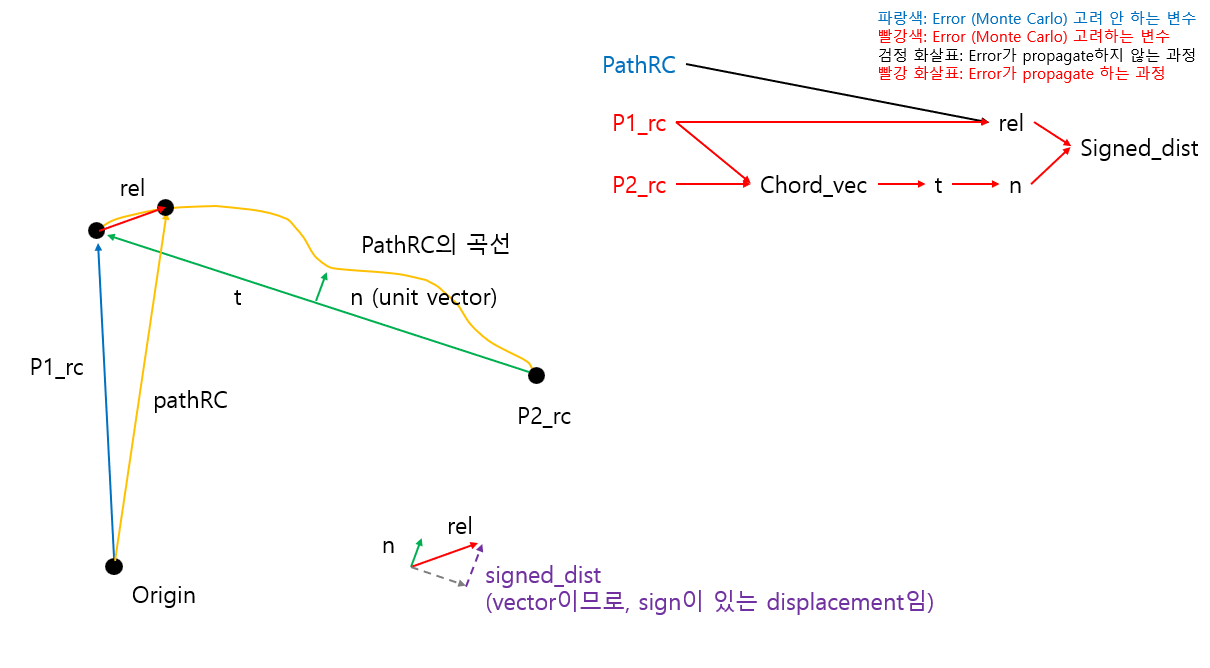
%> input picture About code/estimateErrorMC_onPath 설명 1.png, 1210 x 668 px
$ octave --eval "line_bending_interactive('../About code/estimateErrorMC_onPath 설명 1.png');"   (GNU Octave 9; MATLAB toolbox functions it lacks are replaced by stand-ins)
%> lines starting %> are read from the running program, lines starting %| are printed output that depends on the picture
### skeleton 기반 코드/makeSkeletonRobust.m
function skel = makeSkeletonRobust(Igray, opts)
% [17 lines of commented-out code are left out]
if ~isfield(opts,'invert'),       opts.invert = true; end
if ~isfield(opts,'claheClip'),    opts.claheClip = 0.01; end
if ~isfield(opts,'gaussSigma'),   opts.gaussSigma = 1.0; end
if ~isfield(opts,'method'),       opts.method = 'adaptive'; end
if ~isfield(opts,'adaptWin'),     opts.adaptWin = 51; end
if ~isfield(opts,'adaptSens'),    opts.adaptSens = 0.45; end
if ~isfield(opts,'cannyThresh'),  opts.cannyThresh = [0.06 0.18]; end
if ~isfield(opts,'gaborWavelengths'), opts.gaborWavelengths = [3 4 5]; end
if ~isfield(opts,'gaborTheta'),   opts.gaborTheta = 0:15:165; end
if ~isfield(opts,'morphOpen'),    opts.morphOpen = 2; end
if ~isfield(opts,'morphClose'),   opts.morphClose = 1; end
if ~isfield(opts,'minObject'),    opts.minObject = 80; end
if ~isfield(opts,'spurPrune'),    opts.spurPrune = 8; end

I = im2double(Igray);

% 1) 대비 보정 + 블러
I = adapthisteq(I,'NumTiles',[8 8],'ClipLimit',opts.claheClip);
if opts.gaussSigma>0, I = imgaussfilt(I, opts.gaussSigma); end
if opts.invert, I = 1 - I; end % 어두운 선을 밝게

% 2) 선강조/이진화
switch lower(opts.method)
    case 'adaptive'
        T  = adaptthresh(I, opts.adaptSens, 'NeighborhoodSize', opts.adaptWin);
        BW = imbinarize(I, T);
    case 'canny'
        E  = edge(I,'canny',opts.cannyThresh);
        % 경계선은 1px, 내부를 메우기 위해 작은 닫힘
        BW = imfill(E,'holes');
    case 'gabor'
        g = gabor(opts.gaborWavelengths, opts.gaborTheta);
        R = imgaborfilt(I, g);          % filter responses
        Rmax = max(R,[],3);             % 방향/파장 중 최댓값
        Rn = mat2gray(Rmax);
        T  = adaptthresh(Rn, 0.5, 'NeighborhoodSize', opts.adaptWin);
        BW = imbinarize(Rn, T);
    otherwise
        error('Unknown method: %s', opts.method);
end

% 3) 형태학적 정리
if opts.morphOpen>0
    BW = imopen(BW, strel('disk',opts.morphOpen));
end
if opts.morphClose>0
    BW = imclose(BW, strel('disk',opts.morphClose));
end
BW = bwareaopen(BW, opts.minObject);

% 4) Skeleton + 가지치기
skel = bwskel(BW);
if opts.spurPrune>0
    skel = bwmorph(skel,'spur',opts.spurPrune);
end
end

### skeleton 기반 코드/setDefault.m
function opts = setDefault(opts,field,val)
if ~isfield(opts,field), opts.(field)=val; end
end

### skeleton 기반 코드/line_bending_interactive.m
function line_bending_interactive(imgPath, mode, opts)
% line_bending_interactive  –  Click many nodes; quantify bending for each pair.
% USAGE:
%   line_bending_interactive('your_image.png');              % default: 'mutual'
%   line_bending_interactive('your_image.png','sequential'); % 1-2,2-3,3-4,...
%
% OUTPUTS (saved in results/):
%   overlay_###.png, profile_###.png, metrics.csv/mat

% -------- Default 값 넣는 코드-----------
if nargin < 2 || isempty(mode), mode = 'mutual'; end

if nargin < 3, opts = struct; end

opts = setDefault(opts,'gaussSigma',1.0);
opts = setDefault(opts,'nmPerPx', []);   % ← 한 픽셀당 나노미터 (예: 0.52)
opts = setDefault(opts,'minObject',64);
opts = setDefault(opts,'saveDir','results');
opts = setDefault(opts,'maxPairDist',100); % 필요시 거리 제한(px)
opts = setDefault(opts,'pairMode','quadrant');   % 'quadrant' | 'knn'
opts = setDefault(opts,'knnK',6);                % pairMode='knn'일 때 후보 K
opts = setDefault(opts,'maxPairDist',inf);       % 후보 거리 컷오프
opts = setDefault(opts,'maxArcChord',1.20);      % skeleton 경로의 arc/chord 허용 상한
opts = setDefault(opts,'maxDegree',4);           % 한 점에서 허용할 최대 연결 수
opts = setDefault(opts,'mc_N', 50);       % Monte-Carlo 반복 횟수 (기본 50)
opts = setDefault(opts,'mc_jitter', 1);   % px perturbation size (±1)
opts = setDefault(opts,'sortChordAxis', false); % F3에서 x축을 정렬할지 말지 (정렬 안 하는 게 낫다고 생각함)


% line_bending_interactive() 맨 위쪽
if nargin>=2 && ischar(mode) && ~isempty(mode)
    if strcmpi(mode,'mutual'), opts.pairMode = 'quadrant'; end
    if strcmpi(mode,'sequential'), ; % 그대로 sequential 분기 사용
    end
end


Irgb = imread(imgPath);
%> Irgb is the input picture: size 668x1210x3 uint8; mean R, G, B 251.6, 250.5, 250.6
if size(Irgb,3)==1, Irgb = repmat(Irgb,[1 1 3]); end
Igray = rgb2gray(Irgb);
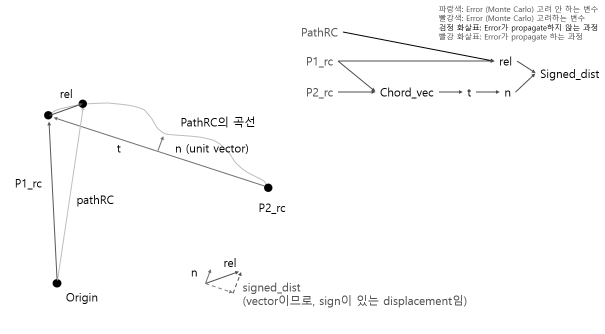
%> Igray: size 668x1210 uint8 (shown at 1/2 size); min 0, max 255, mean 250.8

% --- 0) Skeleton 준비 ---
% skel = makeSkeleton(Igray, opts.gaussSigma, opts.minObject);

% opts_skel = struct( ...
%   'method','gabor', ...
%   'gaussSigma', 1.5, ...       % 노이즈 더 누르고
%   'gaborWavelengths', [2 3 4],... % 가는 선 대응
%   'gaborTheta', 0:10:170, ...
%   'adaptWin', 71, ...
%   'adaptSens', 0.40, ...       % 보수적으로 ON (놓치지 않도록)
%   'morphOpen', 1, ...
%   'morphClose', 2, ...
%   'minObject', 60, ...
%   'spurPrune', 6);

% opts_skel = struct( ...
%   'method','gabor', ...
%   'gaussSigma', 1.0, ...
%   'gaborWavelengths', [3 4 5], ...
%   'gaborTheta', 0:15:165, ...
%   'adaptWin', 51, ...
%   'adaptSens', 0.48, ...       % (0.45→0.48) 조금 더 공격적으로 ON
%   'morphOpen', 2, ...          % 열기 강화(잡영 제거)
%   'morphClose', 1, ...
%   'minObject', 120, ...        % 작은 조각 과감히 제거
%   'spurPrune', 10);            % 짧은 가시 적극 제거

opts_skel = struct( ...
  'method','gabor', ...
  'gaussSigma', 1.2, ...       % (1.0→1.2) 약간 더 블러
  'gaborWavelengths', [4 6 8],... % 선 폭이 조금 굵다 가정
  'gaborTheta', 0:10:170, ...  % 방향 분해능↑ (15→10도 간격)
  'adaptWin', 61, ...          % 로컬 윈도우 조금 키움
  'adaptSens', 0.42, ...       % (0.45→0.42) 이진화 더 보수적
  'morphOpen', 1, ...          % 열기 약화(연결 유지)
  'morphClose', 2, ...         % 닫기 강화(틈 메우기)
  'minObject', 700, ...
  'spurPrune', 6);             % 너무 과하게 가지치지 않음


skel = makeSkeletonRobust(Igray, opts_skel);
%> in makeSkeletonRobust, `I = 1 - I`:
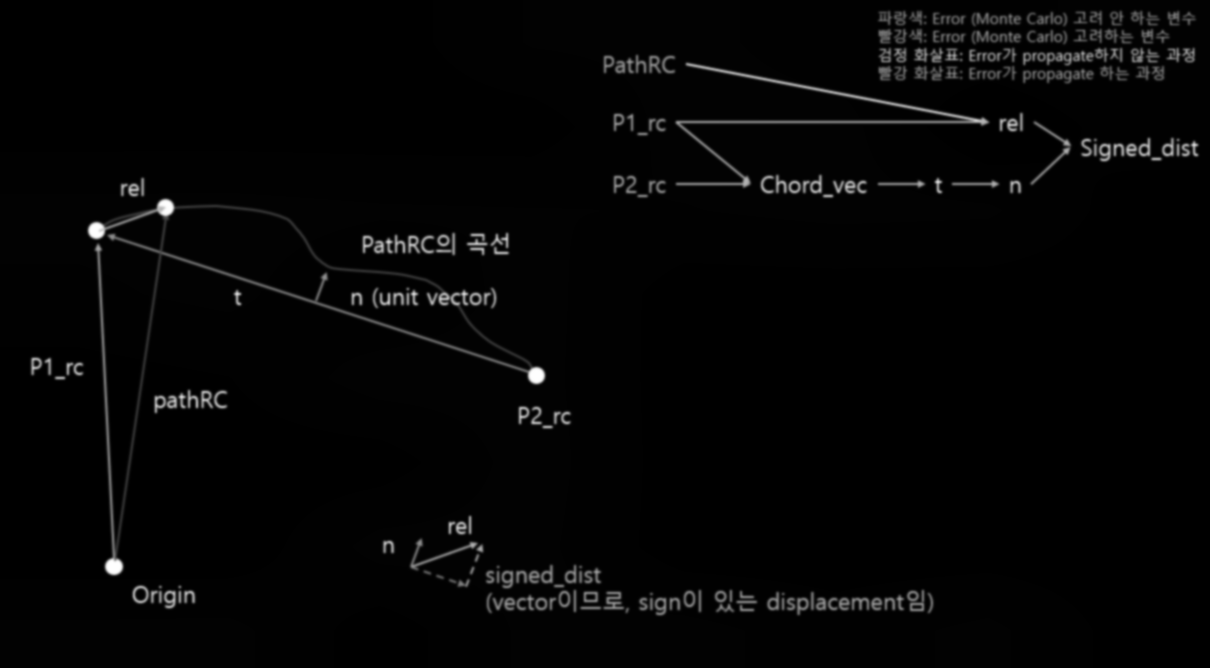
%> I: size 668x1210 double; min 0.000201, max 0.998, mean 0.0214
%> the run ends on the next line


% (요구사항 1) skeleton 결과 한 번 표시
figPrev = figure('Name','Skeleton preview');
tiledlayout(figPrev,1,2,"Padding","compact","TileSpacing","compact");
nexttile; imshow(Irgb, 'Border','tight'); title('Original');
nexttile; imshow(skel, []); title('Skeleton (press any key to continue)');
set(figPrev,'Color','w'); drawnow;
waitforbuttonpress; close(figPrev);


% [7 lines of commented-out code are left out]

[P, P_rc] = collectPointsInteractive(Irgb);   % P=[x y], P_rc=[r c]
if size(P,1) < 2, error('최소 2개 점이 필요합니다.'); end


% Skeleton 픽셀로 스냅
[rr,cc] = find(skel);
SkelRC = [rr cc];

KDT     = KDTreeSearcher(double(SkelRC));
idx     = knnsearch(KDT,double(P_rc));
P_rc_s  = SkelRC(idx,:);

% [9 lines of commented-out code are left out]

switch lower(opts.pairMode)
    case 'quadrant'
        % 각 점마다 4사분면(NE/NW/SE/SW)에서 가장 가까운 점을 후보로 선정
        pairs = quadrantPairs(P, opts.maxPairDist);
    case 'knn'
        % 각 점에서 K-NN 후보를 뽑아 검사
        pairs = knnPairs(P, opts.knnK, opts.maxPairDist);
    otherwise
        error('Unknown pairMode: %s', opts.pairMode);
end


if ~isinf(opts.maxPairDist) % 너무 멀리 떨어진 점들 제외
    d = vecnorm(P(pairs(:,1),:) - P(pairs(:,2),:), 2, 2);
    pairs = pairs(d <= opts.maxPairDist, :);
end

if isempty(pairs), error('형성된 쌍이 없습니다.'); end


% --- 3) Skeleton 그래프 및 경로 탐색 준비 ---
[G, lin2node, node2lin] = skeletonGraph(skel);
if ~exist(opts.saveDir,'dir'), mkdir(opts.saveDir); end

% skeleton 연결성 검증 + arc/chord 필터링
pairs = validatePairsOnSkeleton(pairs, P_rc, P_rc_s, skel, G, lin2node, node2lin, opts.maxArcChord);

% 한 점의 연결 수 제한(선택)
if isfinite(opts.maxDegree)
    pairs = capNodeDegree(pairs, P, opts.maxDegree);
end


% --- 4) 각 쌍 처리 ---
Trows = {};
% === BEFORE pair loop ===
all_paths = {};
all_p1 = [];
all_p2 = [];
all_norms = [];     % 1×2 per pair
valid_pair_ids = [];


for k=1:size(pairs,1)
    i = pairs(k,1); j = pairs(k,2);
    p1_rc = P_rc(i,:); p2_rc = P_rc(j,:);
    p1_s  = P_rc_s(i,:); p2_s = P_rc_s(j,:);

    sNode = lin2node(sub2ind(size(skel),p1_s(1),p1_s(2)));
    tNode = lin2node(sub2ind(size(skel),p2_s(1),p2_s(2)));
    pathNodes = shortestpath(G, sNode, tNode);
    linIdx    = node2lin(pathNodes);
    [rpath,cpath] = ind2sub(size(skel), linIdx);
    pathRC = [rpath cpath];

    M = bendingMetrics(pathRC, p1_rc, p2_rc,opts.nmPerPx);

    % ---- Monte-Carlo error estimation ----
    E = estimateErrorMC_onPath(pathRC, p1_rc, p2_rc, opts.nmPerPx, opts.mc_N, opts.mc_jitter);

    M.max_sagitta_px_std = E.max_sag_px_std;
    M.rms_sagitta_px_std = E.rms_sag_px_std;
    M.length_ratio_std   = E.lratio_std;

    if ~isempty(opts.nmPerPx)
        M.max_sagitta_nm_std = E.max_sag_nm_std;
        M.rms_sagitta_nm_std = E.rms_sag_nm_std;
    end


    % ... pathRC, p1_rc, p2_rc, M 등이 정상 계산된 직후에:
    all_paths{end+1} = pathRC;        % [row col]
    all_p1           = [all_p1; p1_rc];   % 1x2
    all_p2           = [all_p2; p2_rc];   % 1x2
    all_norms = [all_norms; M.normal]; %  <<=== 추가
    valid_pair_ids   = [valid_pair_ids; k];  % 현재 pair id


    % Overlay: 원본 + 기준 직선 + 탐색 경로 + 클릭점
    f1 = figure('Visible','off'); imshow(Irgb); hold on;
    plot([p1_rc(2) p2_rc(2)], [p1_rc(1) p2_rc(1)], 'w--','LineWidth',0.8);
    plot(pathRC(:,2), pathRC(:,1), 'c-','LineWidth',0.8);
    plot(P(:,1), P(:,2), 'r.','MarkerSize',18);

    % path 중간점
    mid_idx = round(size(pathRC,1)/2);
    mid_pt  = pathRC(mid_idx,:);      % [row col]
    p       = [mid_pt(2), mid_pt(1)]; % (x,y)

    % normal from bendingMetrics
    n = M.normal;     % <== 여기!

    scale = 15;
    pn = p + scale * [n(2) n(1)];

    quiver(p(1), p(2), pn(1)-p(1), pn(2)-p(2), ...
           0, 'Color','r','LineWidth',2,'MaxHeadSize',2);

    if ~isempty(opts.nmPerPx)
        ttl = sprintf('Pair %d: arc/chord=%.4f  max=%.2f nm  RMS=%.2f nm', ...
            k, M.length_ratio, M.max_sagitta_nm, M.rms_sagitta_nm);
    else
        ttl = sprintf('Pair %d: arc/chord=%.4f  max=%.2f px  RMS=%.2f px', ...
            k, M.length_ratio, M.max_sagitta_px, M.rms_sagitta_px);
    end
    title(ttl);

    exportgraphics(f1, fullfile(opts.saveDir,sprintf('overlay_%03d.png',k)), 'Resolution',300);
    close(f1);

    % Profile: 휨 프로파일 그림: s/L 대 signed deviation (axis: normalized arc-axis)
    f2 = figure('Visible','off');

    if ~isempty(opts.nmPerPx)
        y = M.signed_dist_px * opts.nmPerPx;   % nm
        plot(M.s_norm, y, 'LineWidth',1.4); grid on;
        if ~isempty(opts.nmPerPx)
            err = M.rms_sagitta_nm_std * ones(size(y));
        else
            err = M.rms_sagitta_px_std * ones(size(y));
        end
        errorbar(M.s_norm, y, err,'LineWidth',1.2);
        errorbar(M.s_norm, y, err, 'LineWidth',1.2);
        xlabel('Normalized arc length (s / L)');
        ylabel('Signed deviation (nm)');
    else
        plot(M.s_norm, M.signed_dist_px, 'LineWidth',1.4); grid on;
        xlabel('Normalized arc length (s / L)');
        ylabel('Signed deviation (px)');
    end


    title(sprintf('Bending profile – Pair %d',k));
    exportgraphics(f2, fullfile(opts.saveDir,sprintf('fig2 profile_%03d.png',k)), 'Resolution',300);
    close(f2);


    % ======== f3: chord-axis bending profile ========

    % (1) 기본 벡터
    if ~isempty(opts.nmPerPx)
        x = M.x_proj_nm;      % nm
        y = M.signed_dist_nm; % nm
        xunit = 'nm';
    else
        x = M.x_proj_px;      % px
        y = M.signed_dist_px; % px
        xunit = 'px';
    end


    % (2) 정렬 옵션
    % opts.sortChordAxis = true/false
    if isfield(opts, 'sortChordAxis') && opts.sortChordAxis
        [x_sorted, ord] = sort(x(:));
        y_sorted = y(ord);
    else
        x_sorted = x(:);
        y_sorted = y(:);
    end

    % (3) Figure 생성
    f3 = figure('Visible','off');
    plot(x_sorted, y_sorted, 'LineWidth', 1.4);
    grid on;
    xlabel(sprintf('Chord direction (%s)', xunit));
    ylabel(sprintf('Normal offset (%s)', xunit));
    title(sprintf('Chord-axis bending profile (pair %d)', k));

    % (4) 저장

    exportgraphics(f3, fullfile(opts.saveDir,sprintf('pair_%03d_f3_chord_axis.png',k)), 'Resolution',300);
    close(f3);


    vars = {'pair_id','idx1','idx2', ...
            'arc_len_px','chord_len_px','arc_over_chord','signed_dist_px','max_sagitta_px','rms_sagitta_px','max_sagitta_px_std','rms_sagitta_px_std','area_proj_px2'};
    row = {k,i,j, M.arc_len_px, M.chord_len_px, M.length_ratio, M.signed_dist_px, M.max_sagitta_px, M.rms_sagitta_px,M.max_sagitta_px_std, M.rms_sagitta_px_std, M.area_proj_px2};

    if ~isempty(opts.nmPerPx)
        vars = [vars, {'arc_len_nm','chord_len_nm','signed_dist_nm','max_sagitta_nm','rms_sagitta_nm','max_sagitta_nm_std','rms_sagitta_nm_std','area_proj_nm2'}];
        row  = [row,  {M.arc_len_nm, M.chord_len_nm, M.signed_dist_nm,M.max_sagitta_nm, M.rms_sagitta_nm,  M.max_sagitta_nm_std, M.rms_sagitta_nm_std,M.area_proj_nm2}];
    end
    Trows = [Trows; row];

end


if ~isempty(valid_pair_ids)
    f4 = figure('Visible','off');
    imshow(Irgb,[]); hold on;

    C = lines(max(7, numel(valid_pair_ids)));

    for m = 1:numel(valid_pair_ids)
        pid    = valid_pair_ids(m);
        pathRC = all_paths{m};
        p1_rc  = all_p1(m,:);
        p2_rc  = all_p2(m,:);
        cc     = C(m,:);
        n = all_norms(m,:);

        % arc path
        plot(pathRC(:,2), pathRC(:,1), '-', 'Color', cc, 'LineWidth', 0.8);

        % chord
        plot([p1_rc(2), p2_rc(2)], [p1_rc(1), p2_rc(1)], '--', ...
             'Color', cc*0.6, 'LineWidth', 0.8);

        % midpoint
        mid_idx = round(size(pathRC,1)/2);
        mid_xy  = [pathRC(mid_idx,2), pathRC(mid_idx,1)];

        % Pair Number Label
        text(mid_xy(1), mid_xy(2), sprintf('%d', pid), ...
             'Color', 'w','FontWeight','bold','FontSize',11, ...
             'HorizontalAlignment','center','VerticalAlignment','middle', ...
             'BackgroundColor',[0 0 0 0.35]);
        % ----- Normal Vector -----

        % normal from bendingMetrics
        scale = 12;   % arrow length
        p  = mid_xy;
        pn = p + scale * [n(2), n(1)];  % NOTE: (r,c)->(x,y) swap

        quiver(p(1), p(2), pn(1)-p(1), pn(2)-p(2), ...
               0, 'Color', cc, 'LineWidth',1.8, 'MaxHeadSize',1.5);
    end

    title(sprintf("All Pairs Overlay (N = %d)", numel(valid_pair_ids)));
    hold off;

    exportgraphics(f4, fullfile(opts.saveDir,'fig4_all_pairs_overlay.png'), 'Resolution',300);
    close(f4);

else
    warning("Fig4 skipped: no valid pairs.");
end

Metrics = cell2table(Trows, 'VariableNames', vars);
save(fullfile(opts.saveDir,'metrics.mat'),'Metrics');
writetable(Metrics, fullfile(opts.saveDir,'metrics.csv'));
disp(Metrics);
fprintf('완료! 결과는 "%s"에 저장되었습니다.\n', opts.saveDir);

end % ===== main =====

% --------------------- Helpers -------------------------------------------

$ run again, on About code/estimateErrorMC_onPath 설명 2.png
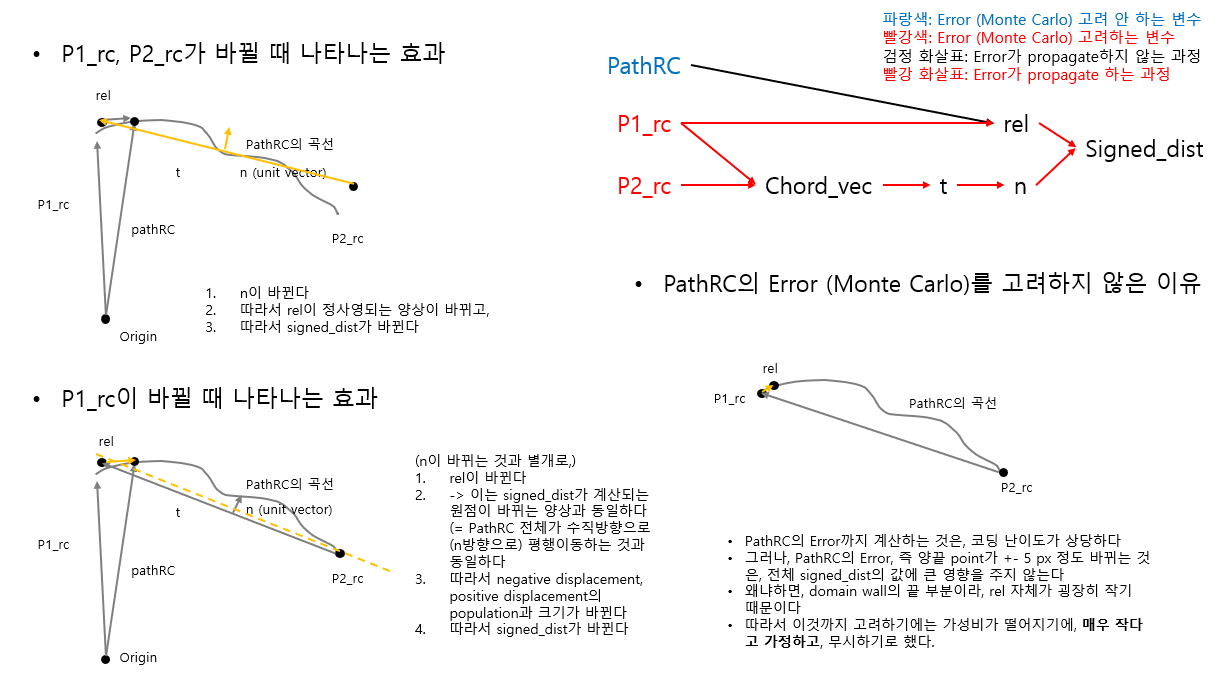
%> input picture About code/estimateErrorMC_onPath 설명 2.png, 1218 x 675 px
%> in line_bending_interactive, Irgb is the input picture: size 675x1218x3 uint8; mean R, G, B 246.9, 245.9, 245.7
%> in makeSkeletonRobust, `I = imgaussfilt(I, opts.gaussSigma)`:
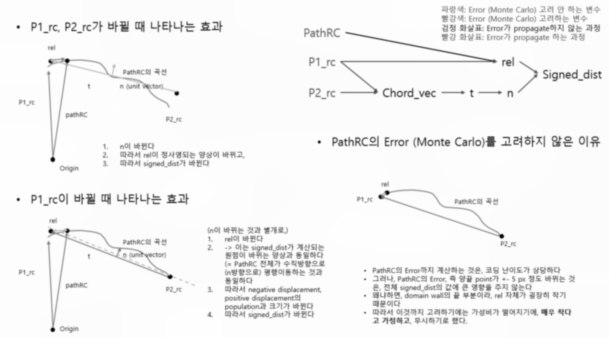
%> I: size 675x1218 double (shown at 1/2 size); min 0.00238, max 1, mean 0.958
%> in makeSkeletonRobust, `I = 1 - I`:
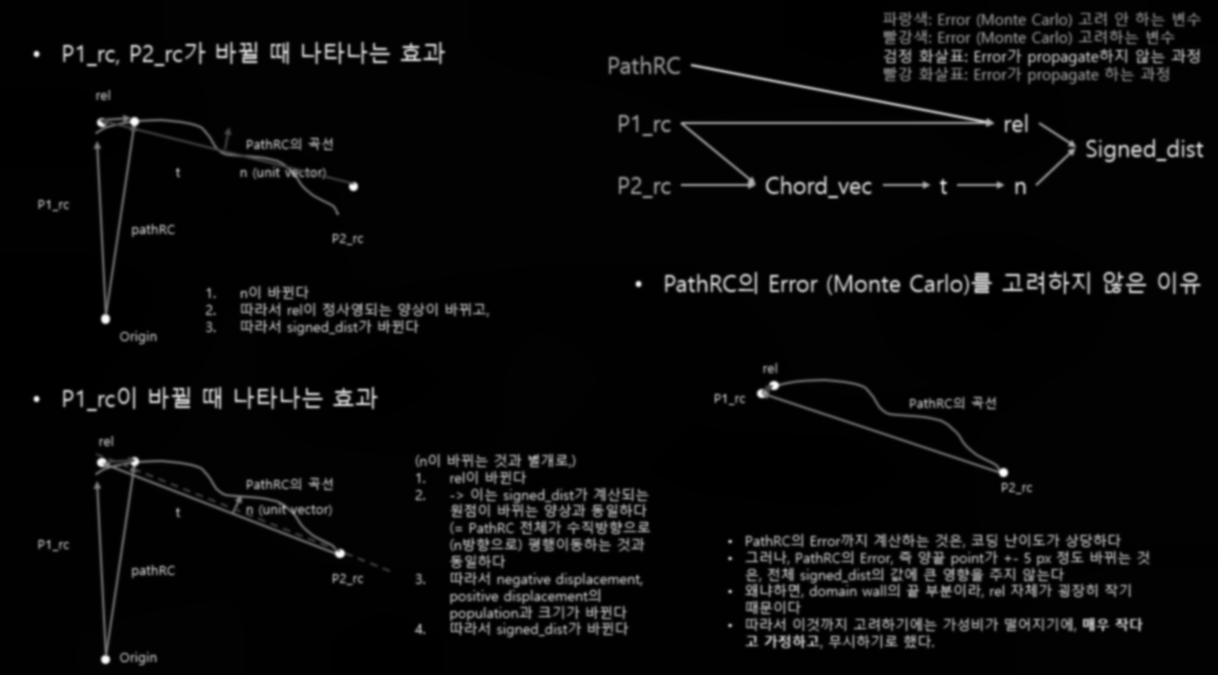
%> I: size 675x1218 double; min 7.54e-05, max 0.998, mean 0.0418
